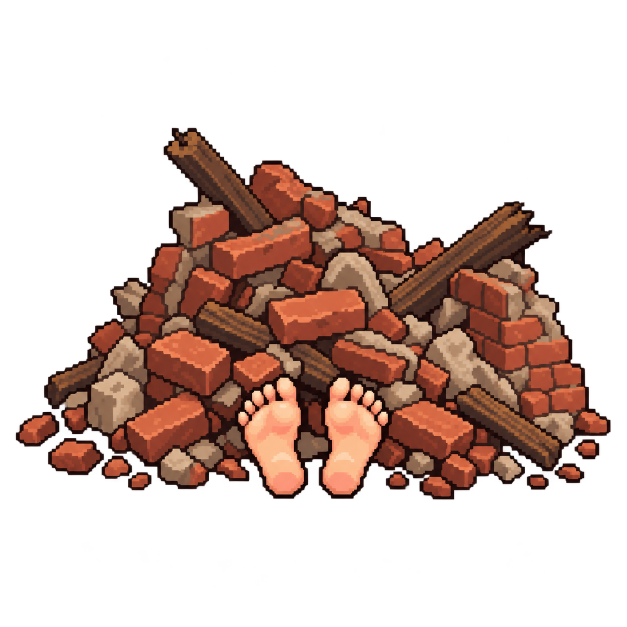
#> input picture tools/art/src/gate_chain/wall_full.png, 1254 x 1254 px (shown at 1/2 size); its folder holds 4 pictures in this run
$ python import_gate_chain_art.py
#> lines starting #> are read from the running program, lines starting #| are printed output that depends on the picture; after the words box and inside, x2 and y2 are one past the last pixel; in counts of white or black regions, pixels touching at a corner belong together
"""穿链委托的图片（小游戏里不另画脚底图，道具直接挠趴着的公主人物图）：tools/art/src/gate_chain/（codex 内置 image_gen 生成，见同目录 prompts.md）→ assets/generated/after/。
  gate_wall_full / half / broken.png  失败小剧场里倒塌的墙，底下露出一双童趣小白脚（WALL_SIZE，小剧场的道具演员 rubble_*）
处理：去掉低透明度的光晕（alpha < ALPHA_CUT 透明）→ 三张按同一个框裁边 → 缩小（BOX 取平均）→ 减色 → 透明度二值化。
用法：python tools/art/import_gate_chain_art.py
"""
from pathlib import Path

from PIL import Image

ROOT = Path(__file__).resolve().parents[2]
SRC = ROOT / "tools/art/src/gate_chain"
OUT = ROOT / "assets/generated/after"
ALPHA_CUT = 200
COLORS = 24
## 墙：脚趾豆的粉色要留住，尺寸和颜色数都比一般道具多
WALL_SIZE = (80, 80)
WALL_COLORS = 64


def shrink(im, size, colors=COLORS):
    """等比缩到 size 以内，居中放进 size 的透明画布；颜色减到 colors 种，透明度只留全透 / 不透。"""
    w, h = im.size
    k = min(size[0] / w, size[1] / h)
    small = im.resize((max(1, round(w * k)), max(1, round(h * k))), Image.BOX)
    alpha = small.getchannel("A").point(lambda v: 255 if v >= 128 else 0)
    rgb = small.convert("RGB").quantize(colors, method=Image.Quantize.FASTOCTREE).convert("RGB")
    rgb.putalpha(alpha)
    canvas = Image.new("RGBA", size)
    canvas.alpha_composite(rgb, ((size[0] - rgb.width) // 2, size[1] - rgb.height))
    return canvas


def main():
    OUT.mkdir(parents=True, exist_ok=True)
    # 三张墙用同一个裁剪框（三张的并集）：缩放一致，压在底下的脚不会在三张之间跳
    walls = {n: Image.open(SRC / ("wall_%s.png" % n)).convert("RGBA") for n in ("full", "half", "broken")}
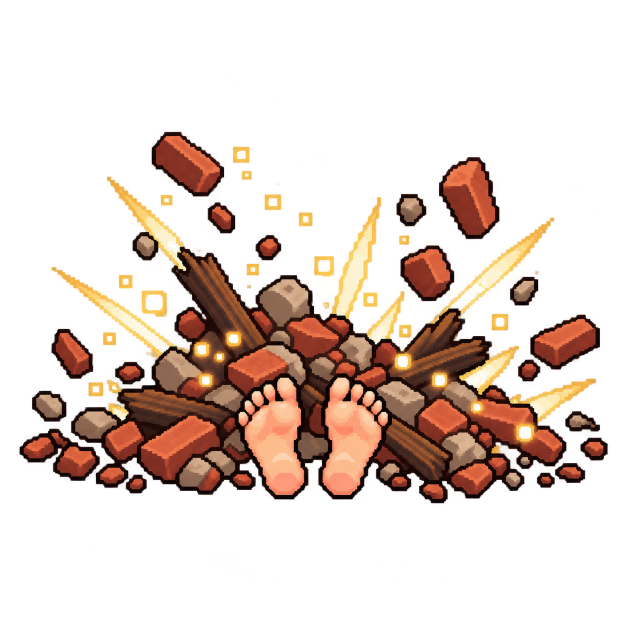
#> input picture tools/art/src/gate_chain/wall_half.png, 1254 x 1254 px (shown at 1/2 size)
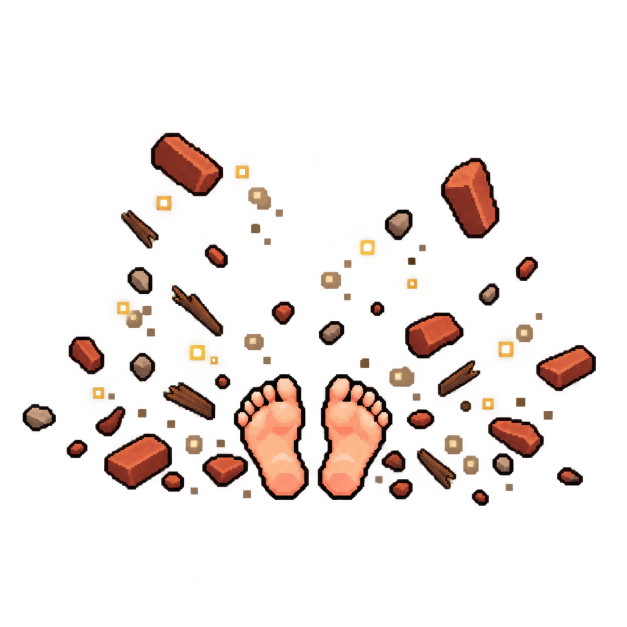
#> input picture tools/art/src/gate_chain/wall_broken.png, 1254 x 1254 px (shown at 1/2 size)
#> walls = 3 items
    for im in walls.values():
        im.putalpha(im.getchannel("A").point(lambda v: 255 if v >= ALPHA_CUT else 0))
#> this loop made 3 passes
    boxes = [im.getchannel("A").getbbox() for im in walls.values()]
#> boxes = [(32, 256, 1221, 998), (40, 264, 1215, 1006), (46, 266, 1191, 1011)]
    box = (min(b[0] for b in boxes), min(b[1] for b in boxes), max(b[2] for b in boxes), max(b[3] for b in boxes))
#> box = (32, 256, 1221, 1011)
    for n, im in walls.items():
        shrink(im.crop(box), WALL_SIZE, WALL_COLORS).save(OUT / ("gate_wall_%s.png" % n))
#> this loop made 3 passes
#> n on passes 1 to 3: 'full', 'half', 'broken'
#> pass 1, in shrink, `small = im.resize((max(1, round(w * k)), max(1, round(h * k))), Image...`:
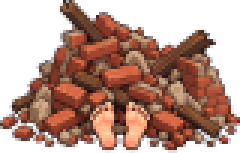
#> small: PIL image 80x51 RGBA (shown 3 times larger); mean R, G, B, A 81.3, 46.6, 34.1, 149.4; transparent parts drawn white
#> pass 1, in shrink, `alpha = small.getchannel("A").point(lambda v: 255 if v >= 128 else 0)`:
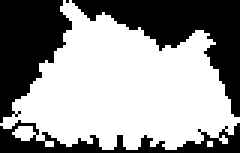
#> alpha: PIL image 80x51 L (shown 3 times larger); 58.6% white; 4 black regions (1 under 20 px), largest, box (x1, y1, x2, y2) and area: (24, 0, 80, 39) 751, (0, 0, 24, 41) 604, (0, 40, 80, 51) 334
#> pass 1, in shrink, `rgb = small.convert("RGB").quantize(colors, method=Image.Quantize.FAST..`:
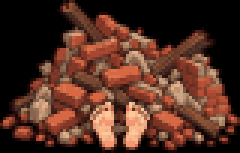
#> rgb: PIL image 80x51 RGB (shown 3 times larger); mean R, G, B 81, 46.2, 33.8
    print("倒塌的墙：", OUT)


if __name__ == "__main__":
    main()
